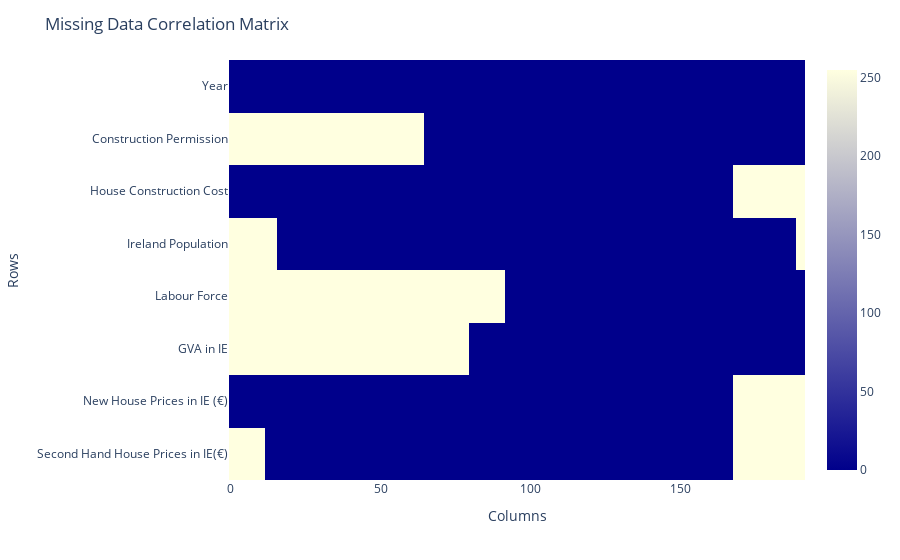

Notebook code cell kept with this figure:
### Code cell
# Visualize the correlation of missing data between columns
fig = px.imshow(gva_factors.isnull().T, labels=dict(x="Columns", y="Rows"), color_continuous_scale=["darkblue", "lightyellow"])

# Set the title of the figure
fig.update_layout(title="Missing Data Correlation Matrix")

# Change the position of the x-axis labels
fig.update_xaxes(side="bottom")

# Change the x-axis label rotation to 0 degrees
fig.update_xaxes(tickangle=0)

# Show the plot
fig.show()

### Figure 1 — Plotly figure (JSON) as saved in the notebook; plotly's stock layout.template omitted (floating-point values rounded to 4 significant figures; data arrays with more than 128 entries replaced by an {"elided": "..."} marker saying what was removed)
{"data": [{"coloraxis": "coloraxis", "hovertemplate": "Columns: %{x}<br>Rows: %{y}<br>color: %{z}<extra></extra>", "name": "0", "type": "heatmap", "x": {"elided": "192 int values"}, "xaxis": "x", "y": ["Year", "Construction Permission", "House Construction Cost", "Ireland Population", "Labour Force", "GVA in IE", "New House Prices in IE (€)", "Second Hand House Prices in IE(€)"], "yaxis": "y", "z": {"elided": "8x192 int values"}}], "layout": {"coloraxis": {"colorscale": [[0, "darkblue"], [1, "lightyellow"]]}, "margin": {"t": 60}, "title": {"text": "Missing Data Correlation Matrix"}, "xaxis": {"anchor": "y", "constrain": "domain", "domain": [0, 1], "scaleanchor": "y", "side": "bottom", "tickangle": 0, "title": {"text": "Columns"}}, "yaxis": {"anchor": "x", "autorange": "reversed", "constrain": "domain", "domain": [0, 1], "title": {"text": "Rows"}}}}
